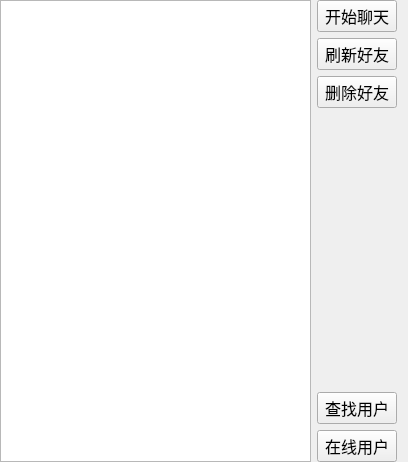
<?xml version="1.0" encoding="UTF-8"?>
<ui version="4.0">
 <class>Friend</class>
 <widget class="QWidget" name="Friend">
  <property name="geometry">
   <rect>
    <x>0</x>
    <y>0</y>
    <width>408</width>
    <height>462</height>
   </rect>
  </property>
  <property name="windowTitle">
   <string>Form</string>
  </property>
  <layout class="QHBoxLayout" name="horizontalLayout">
   <property name="leftMargin">
    <number>0</number>
   </property>
   <property name="topMargin">
    <number>0</number>
   </property>
   <property name="bottomMargin">
    <number>0</number>
   </property>
   <item>
    <widget class="QListWidget" name="listWidget"/>
   </item>
   <item>
    <layout class="QVBoxLayout" name="verticalLayout">
     <item>
      <widget class="QPushButton" name="chat_PB">
       <property name="font">
        <font>
         <family>Agency FB</family>
         <pointsize>12</pointsize>
        </font>
       </property>
       <property name="text">
        <string>开始聊天</string>
       </property>
      </widget>
     </item>
     <item>
      <widget class="QPushButton" name="flushFriend_PB">
       <property name="font">
        <font>
         <family>Agency FB</family>
         <pointsize>12</pointsize>
        </font>
       </property>
       <property name="text">
        <string>刷新好友</string>
       </property>
      </widget>
     </item>
     <item>
      <widget class="QPushButton" name="delFriend_PB">
       <property name="font">
        <font>
         <family>Agency FB</family>
         <pointsize>12</pointsize>
        </font>
       </property>
       <property name="text">
        <string>删除好友</string>
       </property>
      </widget>
     </item>
     <item>
      <spacer name="verticalSpacer">
       <property name="orientation">
        <enum>Qt::Vertical</enum>
       </property>
       <property name="sizeHint" stdset="0">
        <size>
         <width>20</width>
         <height>40</height>
        </size>
       </property>
      </spacer>
     </item>
     <item>
      <widget class="QPushButton" name="findUser_PB">
       <property name="font">
        <font>
         <family>Agency FB</family>
         <pointsize>12</pointsize>
        </font>
       </property>
       <property name="text">
        <string>查找用户</string>
       </property>
      </widget>
     </item>
     <item>
      <widget class="QPushButton" name="onlineUser_PB">
       <property name="font">
        <font>
         <family>Agency FB</family>
         <pointsize>12</pointsize>
        </font>
       </property>
       <property name="text">
        <string>在线用户</string>
       </property>
      </widget>
     </item>
    </layout>
   </item>
  </layout>
 </widget>
 <resources/>
 <connections/>
</ui>
